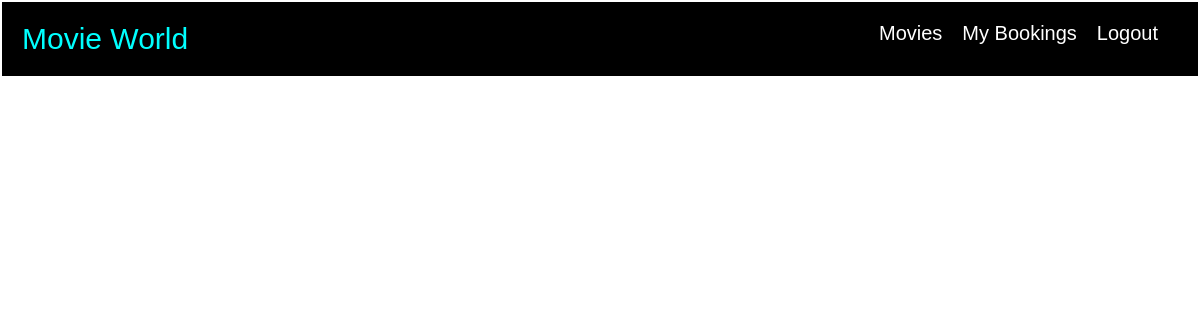
The page /user/mybookings.php (signed in) on the database as committed earlier.
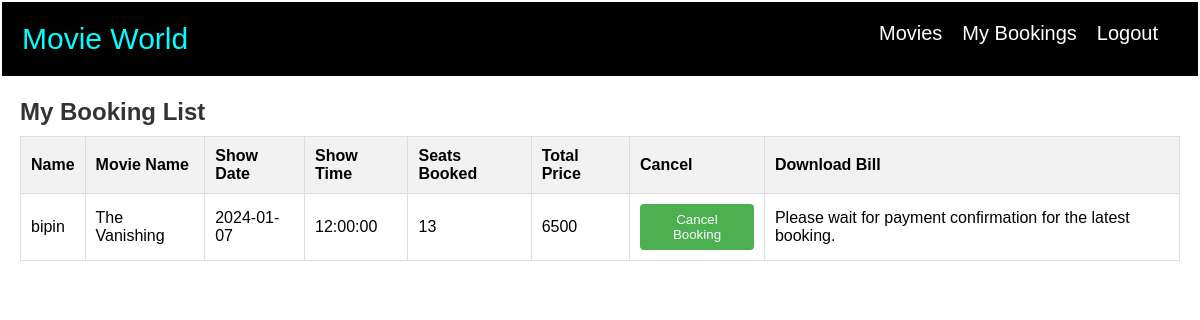
The same page on the database as committed later.
### tables this page shows
CREATE TABLE `booking` (
  `id` int(11) NOT NULL,
  `movie_id` int(11) NOT NULL,
  `show_date` date NOT NULL,
  `show_time` time NOT NULL,
  `seat_num` int(11) NOT NULL,
  `total_price` int(11) NOT NULL,
  `booking_date` date NOT NULL,
  `booking_time` time NOT NULL,
  `user_id` int(11) NOT NULL,
  `paid` varchar(150) NOT NULL,
  `image_path` varchar(255) NOT NULL,
  `canceled` tinyint(1) DEFAULT 0
);

CREATE TABLE `movie` (
  `id` int(11) NOT NULL,
  `name` varchar(250) NOT NULL,
  `genre` varchar(250) NOT NULL,
  `industry` varchar(250) NOT NULL,
  `language` varchar(250) NOT NULL,
  `release_date` varchar(255) NOT NULL,
  `actor` varchar(250) NOT NULL,
  `description` varchar(250) NOT NULL,
  `price` int(11) NOT NULL,
  `image` varchar(255) NOT NULL,
  `first_date` date NOT NULL,
  `second_date` date NOT NULL,
  `third_date` date NOT NULL,
  `first_show` time NOT NULL,
  `second_show` time NOT NULL,
  `third_show` time NOT NULL,
  `movie_duration` varchar(255) NOT NULL,
  `movie_director` varchar(255) NOT NULL
);

### user/mybookings.php (the view, shortened to what this page needs)
<link rel="stylesheet" href="mybooking.css">
<?php
require '../connection.php';
include 'header.php';
$user_id = $_SESSION['user_id'];
$currentDate = date('Y-m-d');
$sql_remove_old_bookings = "DELETE FROM booking WHERE show_date < '$currentDate'";
$conn->query($sql_remove_old_bookings);
$sql = "SELECT booking.*, movie.name AS movie_name, COUNT(*) AS num_seats_booked, SUM(price) AS total_price
        FROM booking
        JOIN movie ON booking.movie_id = movie.id
        WHERE booking.user_id = '$user_id' AND booking.show_date >= CURDATE() AND CONCAT(booking.show_date, ' ', booking.show_time) >= NOW() AND booking.canceled = 0
        GROUP BY CONCAT(booking.show_date, ' ', booking.show_time), booking.movie_id
        ORDER BY booking.show_date DESC, booking.show_time DESC";
$result = $conn->query($sql);
if ($result && $result->num_rows > 0) {
    echo "<div class='booking-list'>";
    echo "<h2>My Booking List</h2>";
    echo "<table>";
    echo "<tr>
            <th>Name</th>
            <th>Movie Name</th>
            <th>Show Date</th>
            <th>Show Time</th>
            <th>Seats Booked</th>
            <th>Total Price</th>
            <th>Cancel</th>
            <th>Download Bill</th>
          </tr>";
    $groupedBookings = [];
    while ($row = $result->fetch_assoc()) {
        $groupKey = $row['show_date'] . ' ' . $row['show_time'] . $row['movie_name'];
        if (!isset($groupedBookings[$groupKey])) {
            $groupedBookings[$groupKey] = [];
        }
        $groupedBookings[$groupKey][] = $row;
    }
    foreach ($groupedBookings as $group) {
        foreach ($group as $row) {
            $bookingId = $row['id'];
            $name = $_SESSION['user_name'];
            $movieName = $row['movie_name'];
            $selectedDate = $row['show_date'];
            $selectedShowTime = $row['show_time'];
            $numSeatsBooked = $row['num_seats_booked'];
            $totalPrice = $row['total_price'];
            echo "<tr>
                    <td>$name</td>
                    <td>$movieName</td>
                    <td>$selectedDate</td>
                    <td>$selectedShowTime</td>
                    <td>$numSeatsBooked</td>
                    <td>$totalPrice</td>
                    <td>
                        <form method='post' action=''>
                            <input type='hidden' name='booking_id' value='$bookingId'>
                            <button type='submit' name='cancel_booking'>Cancel Booking</button>
                        </form>
                    </td>
                    <td>";
            $isPaid = $row['paid'];
            $latestBookingSql = "SELECT paid FROM booking WHERE user_id = '$user_id' AND movie_id = '{$row['movie_id']}' AND show_date = '$selectedDate' AND show_time = '$selectedShowTime' AND canceled = 0 ORDER BY booking_date DESC, booking_time DESC LIMIT 1";
            $latestBookingResult = $conn->query($latestBookingSql);
            if ($latestBookingResult && $latestBookingResult->num_rows > 0) {
                $latestBookingRow = $latestBookingResult->fetch_assoc();
                $isLatestBookingPaid = $latestBookingRow['paid'];
                if ($isPaid && $isLatestBookingPaid) {
                    echo "<a class='download-link' href='downloadbill.php?user_id=$user_id&name=$name&movieName=$movieName&selectedDate=$selectedDate&booking_time=$selectedShowTime&bookedSeats=$numSeatsBooked&totalBookedSeats=$numSeatsBooked&totalAmount=$totalPrice'>Download Bill</a>";
                } else {
                    echo "Please wait for payment confirmation for the latest booking.";
                }
            } else {
                echo "Error fetching latest booking information.";
            }
            echo "</td>
                  </tr>";
        }
    }
}
?>

### user/header.php (shortened to what this page needs)
<link rel="stylesheet" href="header.css">
    <nav>
        <div>
            <a href="index.php" class="container-a"><p>Movie World</p></a>
        </div>
        <div>
            <ul class="head-list">
            <a href="index.php" class="menu-link container-li">Movies</a>
    <?php
    if (isset($_SESSION['email']) && isset($_SESSION['user_id']) && isset($_SESSION['user_name']))    {
    echo '<li>
    <li><a href="mybookings.php" class="container-li">My Bookings</a></li>
    <a href = logout.php class="container-li">Logout</a>
    </li>';
}else {
    echo '<li class="menu-item">
    <a href="login.php" class="menu-link container-li">Login</a>
            <a href="register.php" class="menu-link container-li">Register</a>
          </li>';
}
    ?>
      </ul>
        </div>
    </nav>

### user/mybooking.css (style rules this page uses)
.booking-list { margin: 20px; }
h2 { color: #333; }
table { width: 100%; border-collapse: collapse; margin-top: 10px; }
th, td { padding: 10px; border: 1px solid #ddd; text-align: left; }
th { background-color: #f2f2f2; }
button { background-color: #4CAF50; color: white; padding: 8px 12px; border: none; border-radius: 4px; cursor: pointer; }

### user/header.css (style rules this page uses)
* { padding: 0; margin: 0; font-family: sans-serif; }
nav { display: flex; justify-content: space-between; padding: 20px; border: 2px solid white; background-color: #000; }
.container-a { text-decoration: none; color: aqua; font-size: 30px; }
.container-li { text-decoration: none; color: #fff; font-size: 20px; padding-right: 20px; }
.head-list { display: flex; justify-content: space-between; }

Rows that differ between the two databases and show on the page:
added booking: name "bipin", movie.name "The Vanishing", show_date "2024-01-07", show_time "12:00:00", numSeatsBooked "13", totalPrice "6500", shows "Please wait for payment confirmation for the latest booking."
Other text that changed with them:
text now shown: "My Booking List Name Movie Name Show Date Show Time Seats Booked Total Price Cancel Download Bill"
